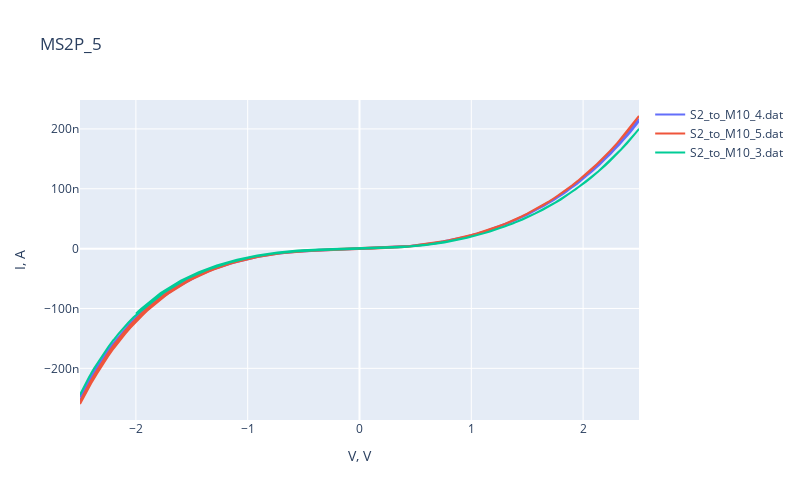

Source (notebook cell):
### Code cell
fig = go.Figure()
for label in dfs_M10.keys():
    df = dfs_M10[label]
    fig.add_trace(
        go.Scatter(
            x=df['Vsample_V'],
            y=df['Vsample_I'],
            mode='lines',
            name=label,
            line=dict(width=2)
        )
    )
fig.update_layout(
xaxis_title='V, V',
yaxis_title='I, A',
title=device,
width=800,
height=500
)
fig.show()

### Figure 1 — Plotly figure (JSON) as saved in the notebook; plotly's stock layout.template omitted (floating-point values rounded to 4 significant figures; data arrays with more than 128 entries replaced by an {"elided": "..."} marker saying what was removed)
{"data": [{"line": {"width": 2}, "mode": "lines", "name": "S2_to_M10_4.dat", "type": "scatter", "x": {"elided": "800 float values"}, "y": {"elided": "800 float values"}}, {"line": {"width": 2}, "mode": "lines", "name": "S2_to_M10_5.dat", "type": "scatter", "x": {"elided": "202 float values"}, "y": {"elided": "202 float values"}}, {"line": {"width": 2}, "mode": "lines", "name": "S2_to_M10_3.dat", "type": "scatter", "x": {"elided": "176 float values"}, "y": {"elided": "176 float values"}}], "layout": {"height": 500, "title": {"text": "MS2P_5"}, "width": 800, "xaxis": {"title": {"text": "V, V"}}, "yaxis": {"title": {"text": "I, A"}}}}
